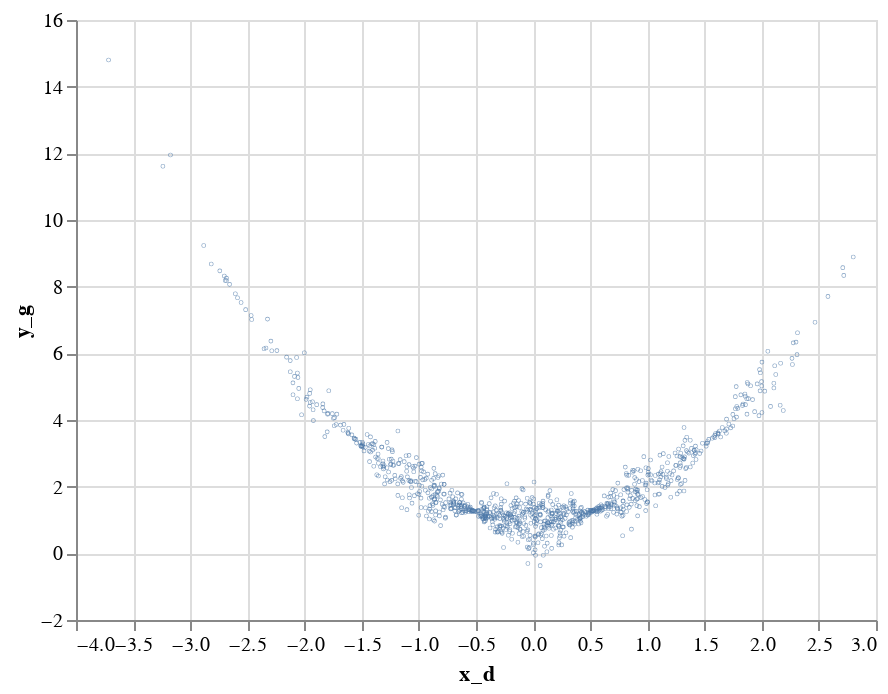

Source (notebook cell):
### Code cell
alt.Chart(data.sample(1000).reset_index()).mark_point(size=0.1).encode(
  x='x_d',
  y='y_g'
).interactive()

### Figure 1 — Vega-Lite specification as saved in the notebook (floating-point values rounded to 4 significant figures; data arrays with more than 128 entries replaced by an {"elided": "..."} marker saying what was removed)
{"config": {"view": {"continuousWidth": 400, "continuousHeight": 300}}, "data": {"name": "data-16cd2f315af5c71566173f01b8a26de5"}, "mark": {"type": "point", "size": 0.1}, "encoding": {"x": {"type": "quantitative", "field": "x_d"}, "y": {"type": "quantitative", "field": "y_g"}}, "selection": {"selector002": {"type": "interval", "bind": "scales", "encodings": ["x", "y"]}}, "$schema": "https://vega.github.io/schema/vega-lite/v4.8.1.json", "datasets": {"data-16cd2f315af5c71566173f01b8a26de5": {"elided": "1000 records"}}}
